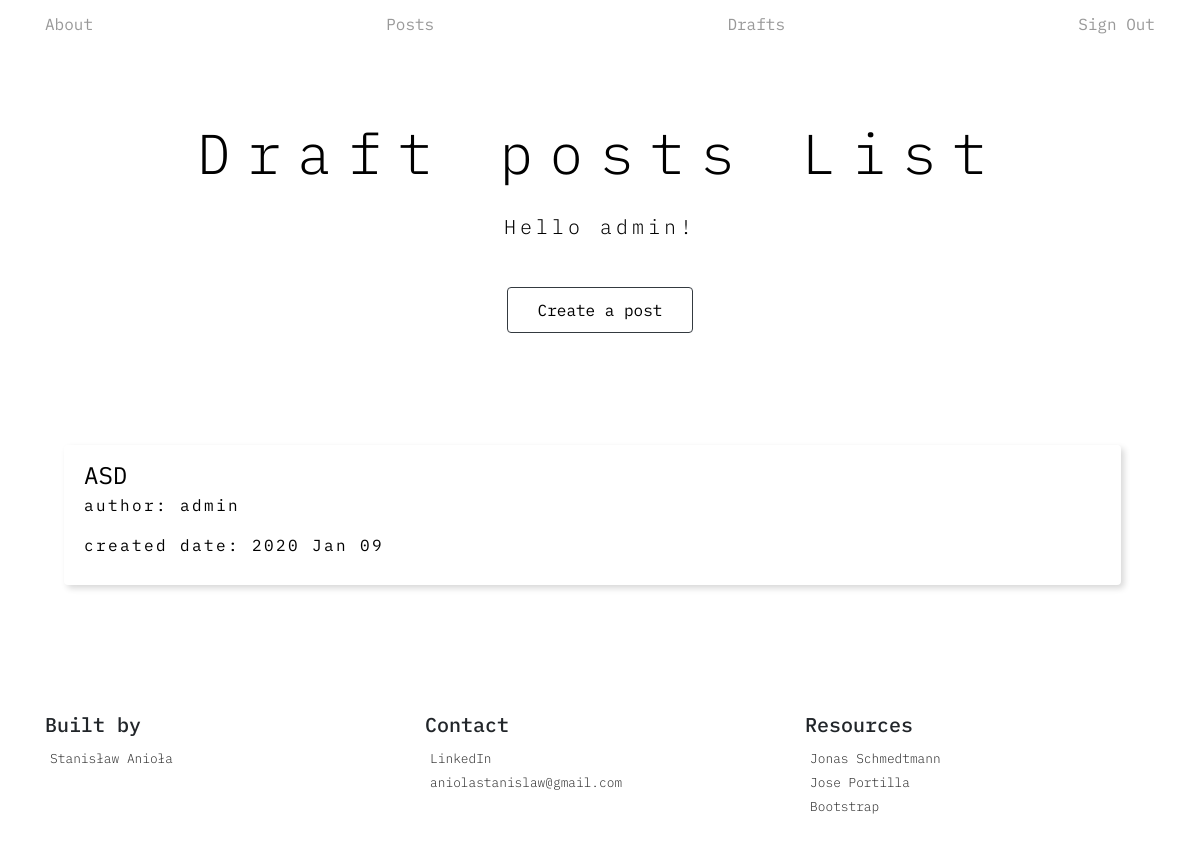
Screenshot of /blog_app/post_list_draft/ (signed in) with the database file from the repository.
### blog_app/models.py (models this page shows, shortened)
class UserPostModel(models.Model):
    post_author = models.ForeignKey(User, on_delete=models.CASCADE)
    post_title = models.CharField(max_length=200)
    post_text = models.TextField(max_length=600)
    post_creation_date = models.DateTimeField(default=timezone.now)
    post_published_date = models.DateTimeField(blank=True, null=True)

### blog_app/views.py (the view)
class PostListDraftView(LoginRequiredMixin, ListView):
    model = models.UserPostModel
    context_object_name = 'post_list_draft'
    template_name = 'blog_app/post_list_draft.html'
    def get_queryset(self):
        return models.UserPostModel.objects.filter(post_published_date=None).order_by('-post_creation_date')

### templates/blog_app/post_list_draft.html
{% extends 'main/base.html' %}
    {% block head_primary %}Draft posts List{% endblock %}
    {% block head_sub %}
        {% if post_list_draft.count >= 1 %}
            <p>Hello {{ user.username }}!</p>
        {% else %}
            No drafts at the moment.
        {% endif %}
    {% endblock %}
        {% block button_content %}
            <div class="button-anime">
                <a class="btn btn-outline-dark button-anime" href="{% url 'blog_app:post_create' %}">Create a post</a>
            </div>
        {% endblock %}
    {% block content %}
        {% block group_content %}
            <ol class="list-group list-group-flush container">
                {% for post in post_list_draft %}
                <li class="list-group-item group-list-element">
                    <div class="d-md-flex flex-md-equal w-100">
                        <div class="overflow-hidden">
                            <div class="group-link-list-box">
                                <div class="group-link-list-box-major">
                                    <a class="group-link" href="{% url 'blog_app:post_detail' pk=post.pk %}">{{ post.post_title }}</a>
                                </div>
                            </div>
                            <div class="">
                                <p class="group-description">author: {{ post.post_author }}</p>
                                <p class="group-description">created date: {{ post.post_creation_date|date:"Y M d" }}</p>
                            </div>
                        </div>
                    </div>
                </li>
                {% endfor %}
            </ol>
        {% endblock %}
    {% endblock %}

### static/css/style.css (style rules this page uses)
* { margin: 0; padding: 0; box-sizing: border-box; }
body { font-family: 'IBM Plex Mono', monospace !important; font-size: 16px; line-height: 1.7; color: black; }
.group-list-element { background-color: rgba(255, 255, 255, 0) !important; -webkit-backdrop-filter: saturate(10%) blur(1.25em) !important; backdrop-filter: saturate(10%) blur(2em) !important; margin-bottom: 2em !important; border-bottom: none !important; border-top: none !important; border-radius: .25rem !important; box-shadow: 0.2em 0.2em 0.4em 0em rgba(0, 0, 0, 0.158); text-decoration: none; color: black; }
.group-description { font-size: 1em; letter-spacing: 0.15em; }
.group-link:link, .group-link:visited { text-decoration: none; text-transform: uppercase; color: black; font-size: 1.5em; }
.overflow-hidden { overflow: hidden; }
.btn:link, .btn:visited { text-decoration: none; background-color: transparent; color: black; padding: 10px 30px; display: inline-block; -webkit-backdrop-filter: saturate(180%) blur(2.5em) !important; backdrop-filter: saturate(10%) blur(1.25em) !important; animation: moveInRight !important; }
.button-anime { animation-name: moveInUp; animation-duration: 1s; animation-delay: 0.4s; animation-timing-function: ease-in-out; }
@media (min-width: 48em) { .flex-md-equal > * { -ms-flex: 1; -webkit-box-flex: 1; flex: 1; } }

### rows the page displays
UserPostModel: post_title "ASD", post_author "admin", post_creation_date "2020 Jan 09"

### other values shown
{{ user.username }} "admin"
